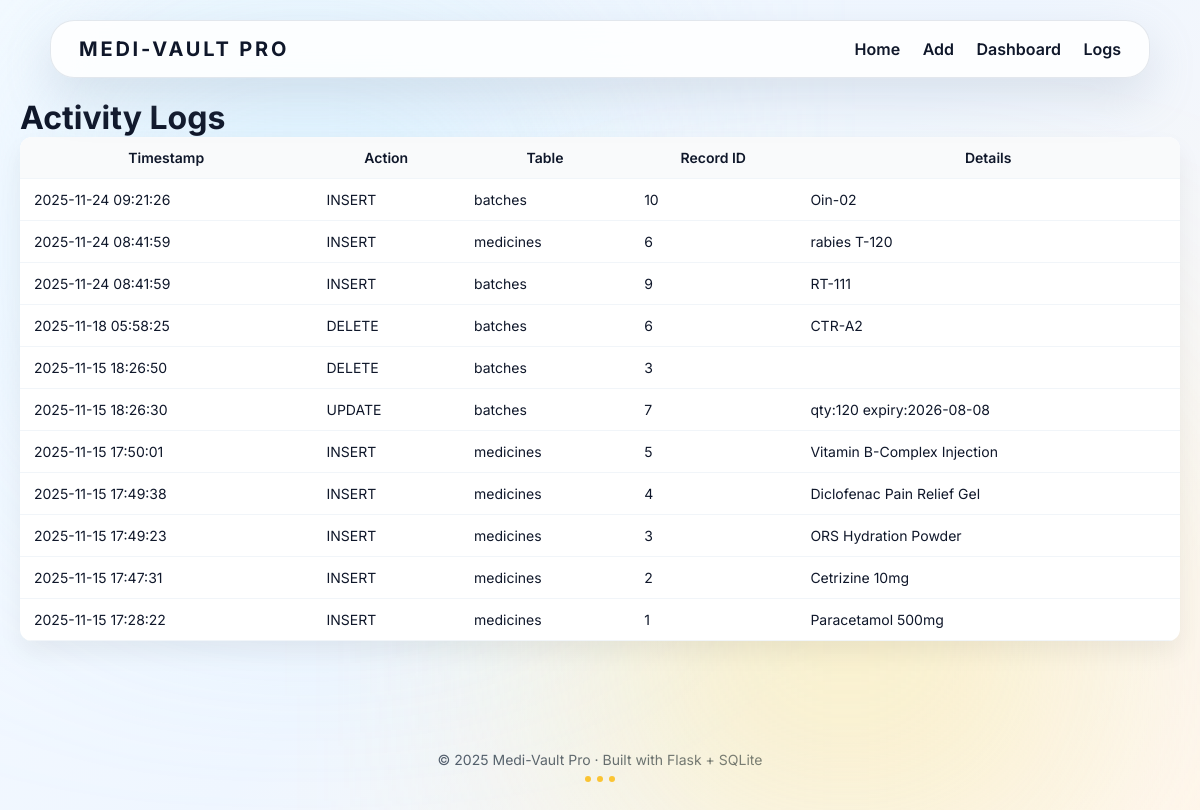
Page /logs on the committed database.
### tables this page shows
CREATE TABLE activity_log(
    id INTEGER PRIMARY KEY AUTOINCREMENT,
    action TEXT,
    table_name TEXT,
    record_id INTEGER,
    details TEXT,
    timestamp TEXT DEFAULT CURRENT_TIMESTAMP
);

### app.py (the view)
@app.route("/logs")
def logs():
    conn = get_conn()
    cur = conn.cursor()
    cur.execute("SELECT * FROM activity_log ORDER BY timestamp DESC LIMIT 200")
    log_rows = cur.fetchall()
    conn.close()
    return render_template("logs.html", logs=log_rows)

### app.py (called while the page is built)
@app.context_processor
def inject_now():
    return {"now": datetime.utcnow}

def get_conn():
    conn = sqlite3.connect(DB_PATH)
    conn.row_factory = sqlite3.Row
    conn.execute("PRAGMA foreign_keys = ON;")
    return conn

### templates/logs.html
{% extends 'layout.html' %}
{% block content %}
<h1 class="title">Activity Logs</h1>
<table class="logs-table">
  <thead>
    <tr><th>Timestamp</th><th>Action</th><th>Table</th><th>Record ID</th><th>Details</th></tr>
  </thead>
  <tbody>
    {% for r in logs %}
    <tr>
      <td>{{ r['timestamp'] }}</td>
      <td>{{ r['action'] }}</td>
      <td>{{ r['table_name'] }}</td>
      <td>{{ r['record_id'] }}</td>
      <td>{{ r['details'] }}</td>
    </tr>
    {% endfor %}
  </tbody>
</table>
{% endblock %}

### templates/layout.html (shortened to what this page needs)
<!doctype html>
<html lang="en">
<head>
  <link rel="stylesheet" href="/static/style.css">
  <link rel="stylesheet" href="/static/dashboard.css">
</head>
<body>
  <div class="scene">
  </div>
  <nav class="nav glass">
    <div class="nav-left">
      <span class="logo">Medi-Vault Pro</span>
    </div>
    <div class="nav-right">
      <a href="/">Home</a>
      <a href="/add">Add</a>
      <a href="/dashboard">Dashboard</a>
      <a href="/logs">Logs</a>
    </div>
  </nav>
  <main class="container">
    {% block content %}{% endblock %}
  </main>
  <footer class="footer">
    <p>&copy; {{ now().year }} Medi-Vault Pro · Built with Flask + SQLite</p>
    <div class="dots">
      <span></span><span></span><span></span>
    </div>
  </footer>
</body>
</html>

### static/style.css (style rules this page uses)
.footer { text-align:center; padding:30px 0 50px; color:#475569; font-size:14px; }
.footer .dots span { display:inline-block; width:6px; height:6px; border-radius:999px; background:#fbbf24; margin:0 3px; animation:pulse 1.4s infinite ease-in-out; }
.footer .dots span:nth-child(2) { animation-delay:.2s; }
.footer .dots span:nth-child(3) { animation-delay:.4s; }
* { margin:0; padding:0; box-sizing:border-box; font-family: "Inter", Arial, sans-serif; }
body { background: linear-gradient(135deg,#f7fbff,#eff6ff,#fff8f3); color:#0f172a; min-height:100vh; position:relative; overflow-x:hidden; }
.scene { position:fixed; inset:0; pointer-events:none; }
.glass { background:rgba(255,255,255,0.85); color:#0f172a; border:1px solid rgba(148,163,184,0.25); backdrop-filter:blur(20px); box-shadow:0 18px 45px rgba(148,163,184,0.25); }
.nav { position:sticky; top:20px; margin:0 auto; width: min(1100px, calc(100% - 40px)); border-radius:24px; display:flex; justify-content:space-between; align-items:center; padding:16px 28px; z-index:10; }
.logo { font-size:20px; font-weight:700; letter-spacing:.14em; text-transform:uppercase; color:#0f172a; }
.nav-right a { margin-left:18px; text-decoration:none; color:#0f172a; font-weight:600; transition:0.2s; }
.container { max-width:1250px; margin:40px auto 80px; padding:0 20px; position:relative; z-index:1; }
.logs-table { width:100%; background:white; border-collapse:collapse; border-radius:12px; overflow:hidden; box-shadow:0 12px 25px rgba(0,0,0,0.06); }
.logs-table th, .logs-table td { padding:12px 14px; border-bottom:1px solid #f1f5f9; font-size:14px; }
.logs-table th { background:#f9fafb; font-weight:600; }

### rows in the picture
activity_log: timestamp "2025-11-24 09:21:26", action "INSERT", table_name "batches", record_id "10", details "Oin-02"
activity_log: timestamp "2025-11-24 08:41:59", action "INSERT", table_name "medicines", record_id "6", details "rabies T-120"
activity_log: timestamp "2025-11-24 08:41:59", action "INSERT", table_name "batches", record_id "9", details "RT-111"
activity_log: timestamp "2025-11-18 05:58:25", action "DELETE", table_name "batches", record_id "6", details "CTR-A2"
activity_log: timestamp "2025-11-15 18:26:50", action "DELETE", table_name "batches", record_id "3"
activity_log: timestamp "2025-11-15 18:26:30", action "UPDATE", table_name "batches", record_id "7", details "qty:120 expiry:2026-08-08"
activity_log: timestamp "2025-11-15 17:50:01", action "INSERT", table_name "medicines", record_id "5", details "Vitamin B-Complex Injection"
activity_log: timestamp "2025-11-15 17:49:38", action "INSERT", table_name "medicines", record_id "4", details "Diclofenac Pain Relief Gel"
activity_log: timestamp "2025-11-15 17:49:23", action "INSERT", table_name "medicines", record_id "3", details "ORS Hydration Powder"
activity_log: timestamp "2025-11-15 17:47:31", action "INSERT", table_name "medicines", record_id "2", details "Cetrizine 10mg"
activity_log: timestamp "2025-11-15 17:28:22", action "INSERT", table_name "medicines", record_id "1", details "Paracetamol 500mg"
